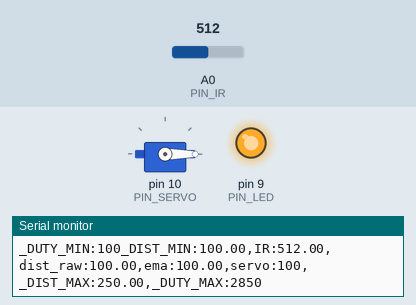
Simulated run of this sketch. Board: Arduino Uno, built with avr-gcc and run on an emulated ATmega328P. Shown: servo, output pins drawn as LEDs (lit = HIGH), the last lines printed to the serial monitor. The inputs (shaded band) are chosen by the test bench; at power-on: A0 (PIN_IR) = 512.

Above: at 1.2 s.
1.3 s: A0 (PIN_IR) set to 364
2.8 s: A0 (PIN_IR) set to 331
At 3.8 s:
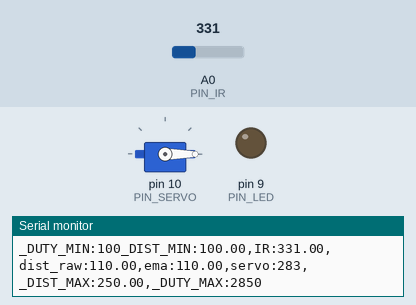
4.3 s: A0 (PIN_IR) set to 240
At 5.3 s:
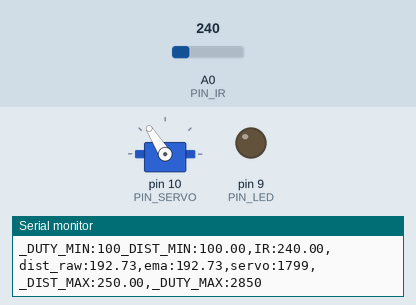
6.0 s: A0 (PIN_IR) set to 260
At 6.8 s:
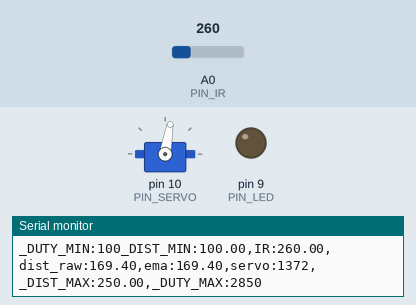
7.6 s: A0 (PIN_IR) set to 306
At 8.7 s:
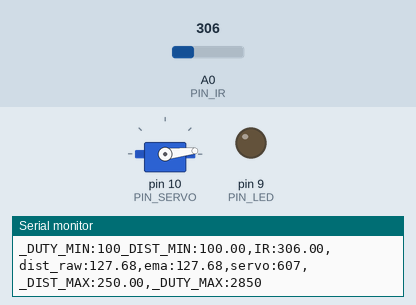
Timing chart, 0 to 10.2 s (numbered marks = the images above; inputs shaded):
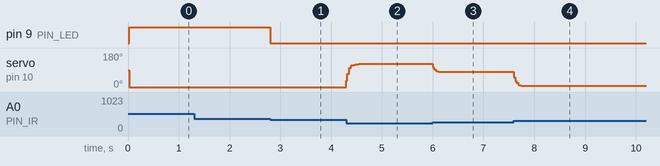

The sketch:

17_example_3.ino
```cpp
#include <Servo.h>

// Arduino pin assignment

#define PIN_IR    0         // IR sensor at Pin A0
#define PIN_LED   9
#define PIN_SERVO 10

#define _DUTY_MIN 100  // servo full clock-wise position (0 degree)
#define _DUTY_NEU 1475  // servo neutral position (90 degree)
#define _DUTY_MAX 2850  // servo full counter-clockwise position (180 degree)

#define _DIST_MIN  100.0   // minimum distance 100mm
#define _DIST_MAX  250.0   // maximum distance 250mm

#define EMA_ALPHA  0.4      // for EMA Filter

#define LOOP_INTERVAL 20   // Loop Interval (unit: msec)

Servo myservo;
unsigned long last_loop_time;   // unit: msec

float dist_prev = _DIST_MIN;
float dist_ema = _DIST_MIN;

void setup()
{
  pinMode(PIN_LED, OUTPUT);

  myservo.attach(PIN_SERVO);
  myservo.writeMicroseconds(_DUTY_NEU);

  Serial.begin(1000000);    // 1,000,000 bps
}

void loop()
{
  unsigned long time_curr = millis();
  int duty;
  float a_value, dist_raw;

  // wait until next event time
  if (time_curr < (last_loop_time + LOOP_INTERVAL))
    return;
  last_loop_time += LOOP_INTERVAL;

  a_value = analogRead(PIN_IR);
  dist_raw = ((6762.0 / (a_value - 9.0) - 4.0) * 10.0) - 60.0;

  //if ... // Put range Filter code here (_DIST_MIN ~ _DIST_MAX)
  // and turn on LED if the distance is in the range
  if((dist_raw > _DIST_MIN) && (dist_raw < _DIST_MAX)){
    digitalWrite(PIN_LED, 0);
  }
  else{
    digitalWrite(PIN_LED, 1);
    dist_raw = dist_prev;
  }
  dist_prev = dist_raw;

  dist_ema = EMA_ALPHA * dist_prev + (1 - EMA_ALPHA) * dist_ema;  // Put EMA filter code here

  //duty = map(dist_ema, _DIST_MIN, _DIST_MAX, _DUTY_MIN, _DUTY_MAX);
  duty = (float)((dist_ema - _DIST_MIN)* (_DUTY_MAX - _DUTY_MIN) / (_DIST_MAX - _DIST_MIN)) + _DUTY_MIN; // Put map() equivalent code here

  myservo.writeMicroseconds(duty);

  Serial.print("_DUTY_MIN:");  Serial.print(_DUTY_MIN);
  Serial.print("_DIST_MIN:");  Serial.print(_DIST_MIN);
  Serial.print(",IR:");        Serial.print(a_value);
  Serial.print(",dist_raw:");  Serial.print(dist_raw);
  Serial.print(",ema:");       Serial.print(dist_ema);
  Serial.print(",servo:");     Serial.print(duty);
  Serial.print(",_DIST_MAX:"); Serial.print(_DIST_MAX);
  Serial.print(",_DUTY_MAX:"); Serial.print(_DUTY_MAX);
  Serial.println("");
}
```

Measured:
- the behaviour switches between 348 and 347 on A0 (PIN_IR) (found by bisection; images 0 and 1)
- after the input at 2.8 s, pin 9 (PIN_LED): HIGH → LOW at once
- after the input at 4.3 s, servo on pin 10 (PIN_SERVO): 0° → 121° at once, → 122° 0.24 s later
- after the input at 6.0 s, servo on pin 10 (PIN_SERVO): 122° → 81° at once, → 80° 0.18 s later
- after the input at 7.6 s, servo on pin 10 (PIN_SERVO): 80° → 7° at once, → 6° 0.20 s later
